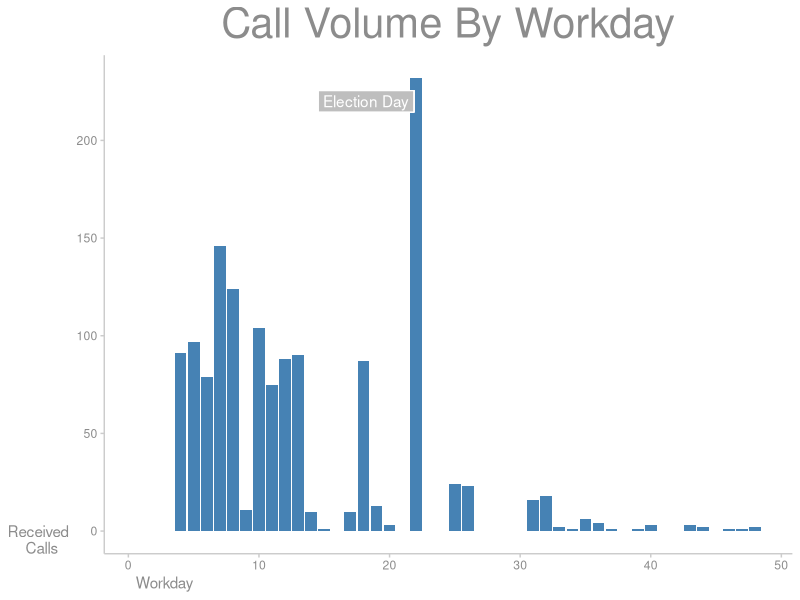
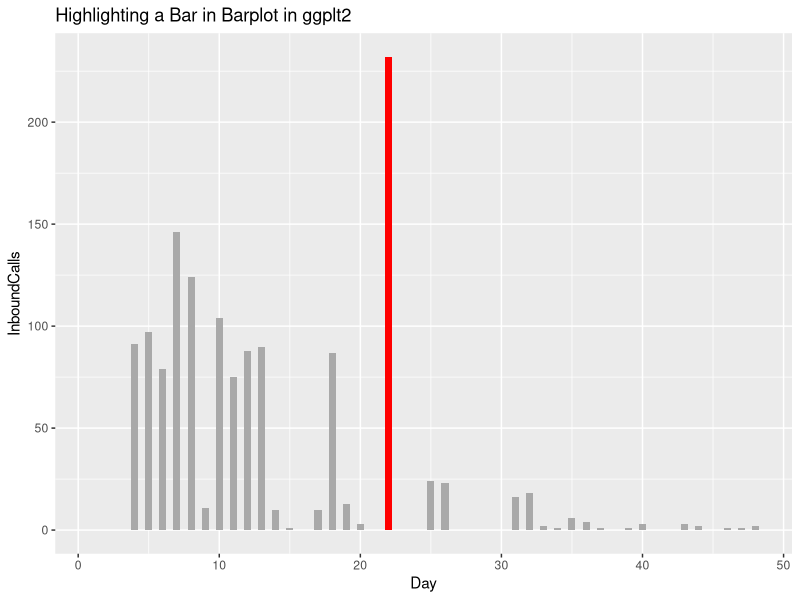

The R source for these figures, in order: (Note: this script raises an error after producing the figures.)
# Load tidyverse
library(tidyverse)

# Import CSV of final numbers
raw <- read_csv('BOEProductivity.csv')
raw <- as_tibble(raw)

# Modify for plotting
calls <- raw
calls$InboundCalls <- calls$InboundCalls %>% replace_na(0)
calls %>%
  mutate(highlight_flag = ifelse(Day == "20", T, F))

# Plot Inbound Calls
ggplot(calls, aes(x=Day, y=InboundCalls)) +
  theme_classic() +
  geom_bar(stat="identity", fill="steelblue") +
  geom_label(label = "Election Day", x = 18.2, y = 220,
             label.padding = unit(0.25, "lines"), # Rectangle size around label
             label.r = unit(0, "lines"),
             label.size = 0.35,
             color = "white",
             fill="grey",
             inherit.aes = TRUE) +
  labs(y = "Received \n Calls",
       title = "Call Volume By Workday", x = "Workday") +
  theme(axis.title.y = element_text(angle = 0, vjust = 0, color = "grey55"),
        axis.title.x = element_text(hjust = 0.05, color = "grey55"),
        plot.title = element_text(hjust = 0.5, color = "grey55", size = 30),
        axis.line = element_line(color = "grey80"),
        axis.ticks = element_line(color = "grey80"),
        axis.text = element_text(color = "grey55"))

callz <- calls %>%
  mutate(BigBar=ifelse(Day==22, "1", "0"))

callz %>%
  ggplot(aes(x=Day, y=InboundCalls, fill=BigBar)) +
  geom_col(width=0.5)+
  scale_fill_manual( values = c( "1"="red", "0"="darkgray" ), guide = FALSE )+
  labs(title="Highlighting a Bar in Barplot in ggplt2")
  

----
ggplot(calls, aes(x=Day, y=InboundCalls)) +
  theme_classic() +
  geom_bar(stat="identity", fill="steelblue") +
  geom_label(label = "Election Day", x = 18.2, y = 220,
             label.padding = unit(0.25, "lines"), # Rectangle size around label
             label.r = unit(0, "lines"),
             label.size = 0.35,
             color = "white",
             fill="grey",
             inherit.aes = TRUE) +
  labs(y = "Received \n Calls",
       title = "Call Volume By Workday", x = "Workday") +
  theme(axis.title.y = element_text(angle = 0, vjust = 0, color = "grey55"),
        axis.title.x = element_text(hjust = 0.05, color = "grey55"),
        plot.title = element_text(hjust = 0.5, color = "grey55", size = 30),
        axis.line = element_line(color = "grey80"),
        axis.ticks = element_line(color = "grey80"),
        axis.text = element_text(color = "grey55"))
